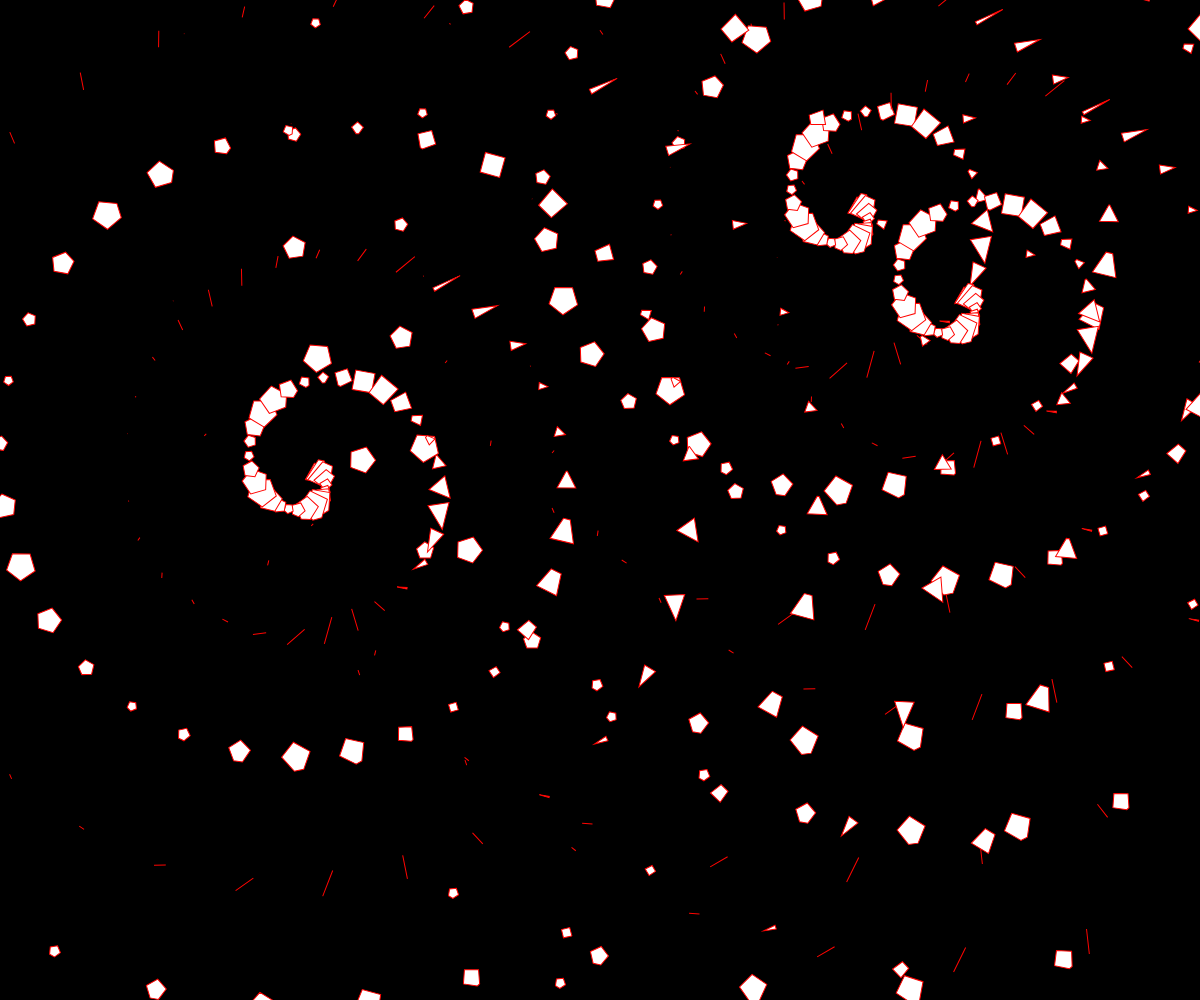
Frame 1 (no input)
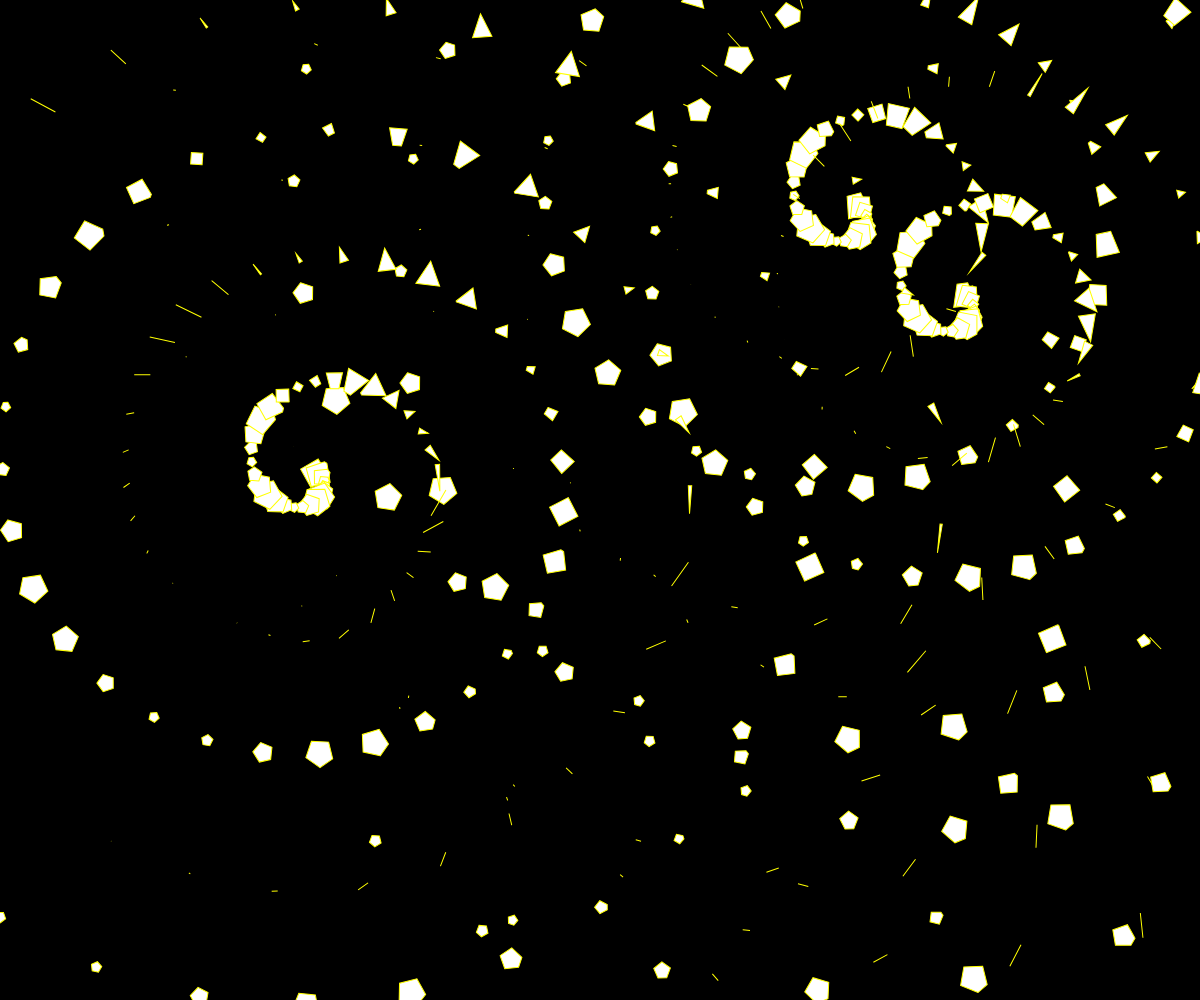
Frame 60 (no input)
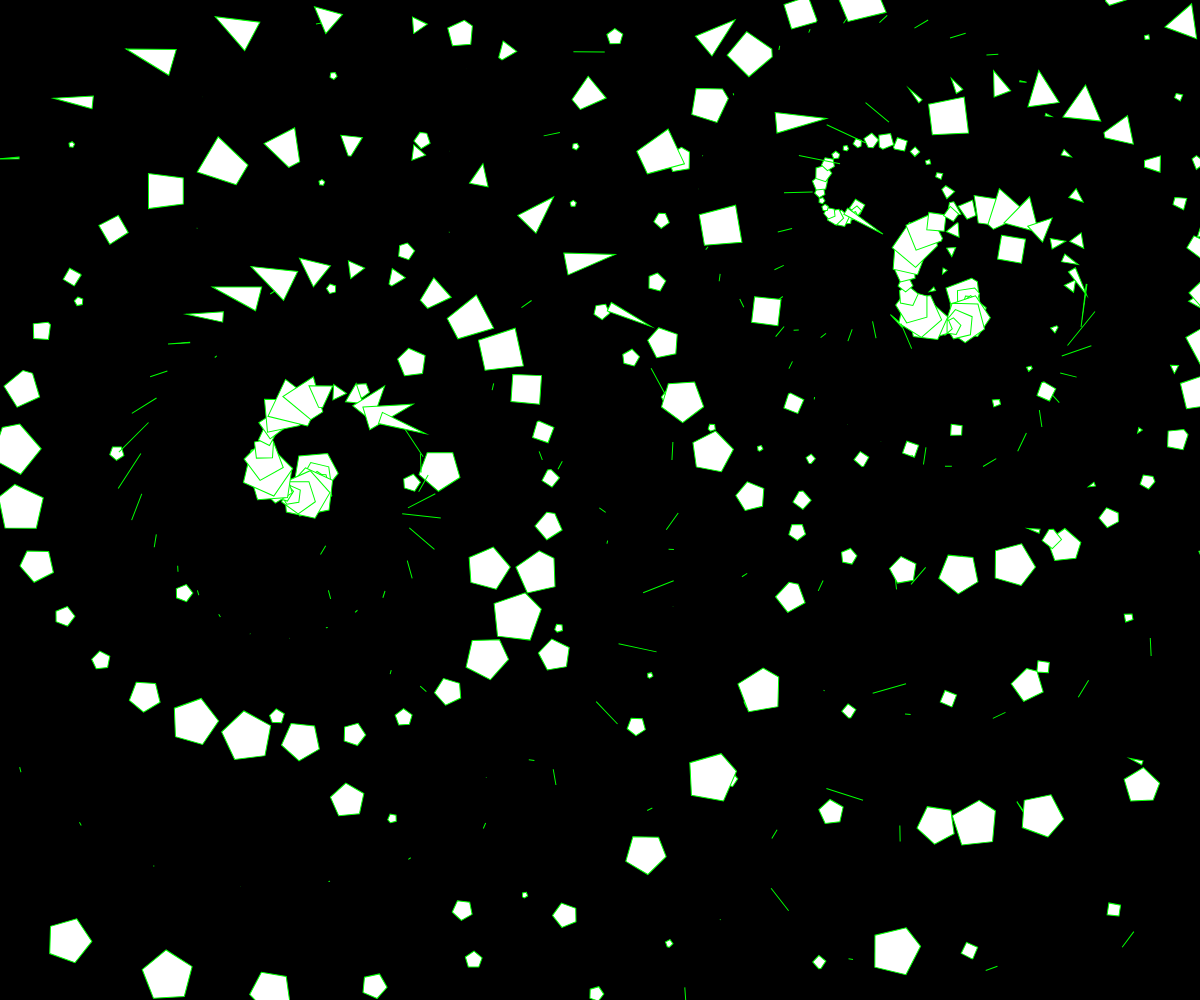
Frame 120 (the mouse pressed at the canvas centre since frame 60)

The p5.js sketch that drew these frames (run headless with seeded random() and noise() and a simulated clock; from frame 60 on, the mouse is pressed at the canvas centre):

// p5.js sketch
// ── sketch.js
let spirals = [];
let numSpirals = 3; 
let rotationSpeed = 0.01;
let morphSpeed = 0.009;

function setup() {
    createCanvas(windowWidth, windowHeight);
    colorMode(HSB, 360, 100, 75);

    for (let i = 0; i < numSpirals; i++) {
        spirals.push(new Spiral(
            random(width), random(height), 
            random(0.002, 0.02), 
            random(0.002, 0.01) 
        ));
    }
}

function draw() {
    background(0, 20);

    for (let spiral of spirals) {
        spiral.update();
        spiral.display();
    }
}

class Spiral {
    constructor(x, y, rotSpeed, morphSpeed) {
        this.x = x;
        this.y = y;
        this.angle = 0;
        this.sizeFactor = 1;
        this.morphAmount = 0;
        this.rotationSpeed = rotSpeed;
        this.morphSpeed = morphSpeed;
    }

    update() {
        this.angle += this.rotationSpeed;
        this.morphAmount += this.morphSpeed;
    }

    display() {
        push();
        translate(this.x, this.y);
        let hueValue = (frameCount % 360);
        for (let i = 0; i < 200; i++) {
            let spiralAngle = this.angle + i * 0.2;
            let x = cos(spiralAngle) * i * 4;
            let y = sin(spiralAngle) * i * 4;

            push();
            translate(x, y);
            rotate(spiralAngle * 2);

            stroke(hueValue, 100, 100);
            let shapeSize = this.sizeFactor * (10 + sin(frameCount * 0.02 + i) * 5);

            let morphValue = sin(this.morphAmount + i * 0.1);
            drawMorphingShape(0, 0, shapeSize, morphValue);
            pop();
        }
        pop();
    }
}

function drawMorphingShape(x, y, size, morph) {
    beginShape();
    let sides = 3 + morph * 2; // Interpolates between 3 (triangle) to 5 (pentagon)
    for (let i = 0; i < sides; i++) {
        let angle = TWO_PI / sides * i - HALF_PI;
        let vx = x + cos(angle) * size;
        let vy = y + sin(angle) * size;
        vertex(vx, vy);
    }
    endShape(CLOSE);
}

function mouseMoved() {
    for (let spiral of spirals) {
        spiral.rotationSpeed = map(mouseX, 0, width, 0.002, 0.03);
    }
}

function mousePressed() {
    for (let spiral of spirals) {
        spiral.sizeFactor = random(0.5, 2);
        spiral.morphSpeed = random(0.002, 0.01);
        spiral.rotationSpeed = random(0.002, 0.03);
    }
}
